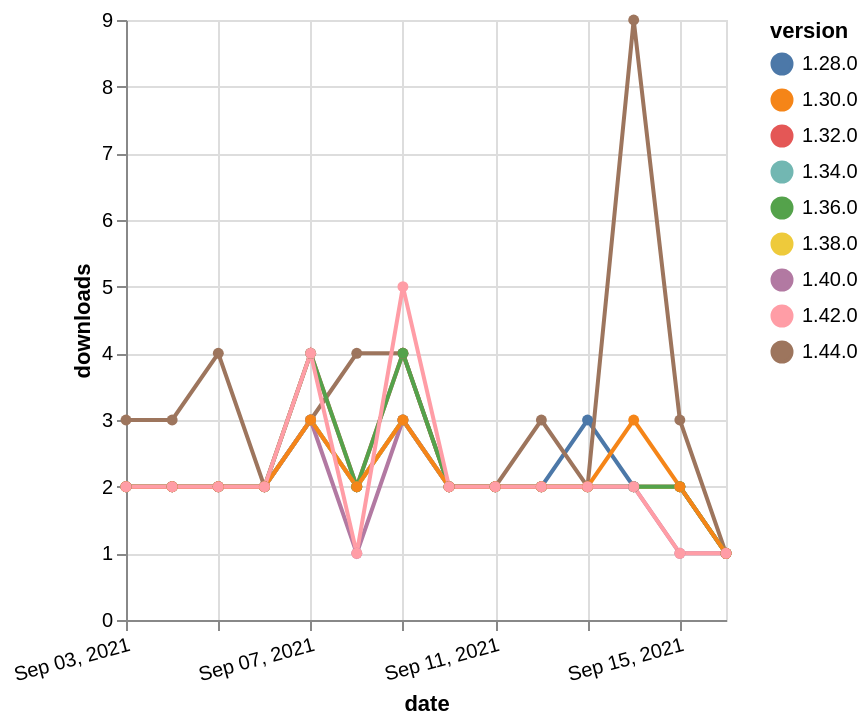

Vega-Lite specification stored for this chart:
### Vega-Lite specification from a JSON file in a GitHub repository (floating-point values rounded to 4 significant figures)
{"$schema": "https://vega.github.io/schema/vega-lite/v5.json", "description": "A simple bar chart with embedded data.", "data": {"values": [{"date": "2021-09-03", "total": 2108, "delta": 2, "version": "1.34.0"}, {"date": "2021-09-04", "total": 2110, "delta": 2, "version": "1.34.0"}, {"date": "2021-09-05", "total": 2112, "delta": 2, "version": "1.34.0"}, {"date": "2021-09-06", "total": 2114, "delta": 2, "version": "1.34.0"}, {"date": "2021-09-07", "total": 2117, "delta": 3, "version": "1.34.0"}, {"date": "2021-09-08", "total": 2119, "delta": 2, "version": "1.34.0"}, {"date": "2021-09-09", "total": 2122, "delta": 3, "version": "1.34.0"}, {"date": "2021-09-10", "total": 2124, "delta": 2, "version": "1.34.0"}, {"date": "2021-09-11", "total": 2126, "delta": 2, "version": "1.34.0"}, {"date": "2021-09-12", "total": 2128, "delta": 2, "version": "1.34.0"}, {"date": "2021-09-13", "total": 2130, "delta": 2, "version": "1.34.0"}, {"date": "2021-09-14", "total": 2132, "delta": 2, "version": "1.34.0"}, {"date": "2021-09-15", "total": 2134, "delta": 2, "version": "1.34.0"}, {"date": "2021-09-16", "total": 2135, "delta": 1, "version": "1.34.0"}, {"date": "2021-09-03", "total": 2563, "delta": 2, "version": "1.32.0"}, {"date": "2021-09-04", "total": 2565, "delta": 2, "version": "1.32.0"}, {"date": "2021-09-05", "total": 2567, "delta": 2, "version": "1.32.0"}, {"date": "2021-09-06", "total": 2569, "delta": 2, "version": "1.32.0"}, {"date": "2021-09-07", "total": 2573, "delta": 4, "version": "1.32.0"}, {"date": "2021-09-08", "total": 2575, "delta": 2, "version": "1.32.0"}, {"date": "2021-09-09", "total": 2579, "delta": 4, "version": "1.32.0"}, {"date": "2021-09-10", "total": 2581, "delta": 2, "version": "1.32.0"}, {"date": "2021-09-11", "total": 2583, "delta": 2, "version": "1.32.0"}, {"date": "2021-09-12", "total": 2585, "delta": 2, "version": "1.32.0"}, {"date": "2021-09-13", "total": 2587, "delta": 2, "version": "1.32.0"}, {"date": "2021-09-14", "total": 2589, "delta": 2, "version": "1.32.0"}, {"date": "2021-09-15", "total": 2591, "delta": 2, "version": "1.32.0"}, {"date": "2021-09-16", "total": 2592, "delta": 1, "version": "1.32.0"}, {"date": "2021-09-03", "total": 2645, "delta": 2, "version": "1.28.0"}, {"date": "2021-09-04", "total": 2647, "delta": 2, "version": "1.28.0"}, {"date": "2021-09-05", "total": 2649, "delta": 2, "version": "1.28.0"}, {"date": "2021-09-06", "total": 2651, "delta": 2, "version": "1.28.0"}, {"date": "2021-09-07", "total": 2654, "delta": 3, "version": "1.28.0"}, {"date": "2021-09-08", "total": 2656, "delta": 2, "version": "1.28.0"}, {"date": "2021-09-09", "total": 2659, "delta": 3, "version": "1.28.0"}, {"date": "2021-09-10", "total": 2661, "delta": 2, "version": "1.28.0"}, {"date": "2021-09-11", "total": 2663, "delta": 2, "version": "1.28.0"}, {"date": "2021-09-12", "total": 2665, "delta": 2, "version": "1.28.0"}, {"date": "2021-09-13", "total": 2668, "delta": 3, "version": "1.28.0"}, {"date": "2021-09-14", "total": 2670, "delta": 2, "version": "1.28.0"}, {"date": "2021-09-15", "total": 2672, "delta": 2, "version": "1.28.0"}, {"date": "2021-09-16", "total": 2673, "delta": 1, "version": "1.28.0"}, {"date": "2021-09-03", "total": 238, "delta": 3, "version": "1.44.0"}, {"date": "2021-09-04", "total": 241, "delta": 3, "version": "1.44.0"}, {"date": "2021-09-05", "total": 245, "delta": 4, "version": "1.44.0"}, {"date": "2021-09-06", "total": 247, "delta": 2, "version": "1.44.0"}, {"date": "2021-09-07", "total": 250, "delta": 3, "version": "1.44.0"}, {"date": "2021-09-08", "total": 254, "delta": 4, "version": "1.44.0"}, {"date": "2021-09-09", "total": 258, "delta": 4, "version": "1.44.0"}, {"date": "2021-09-10", "total": 260, "delta": 2, "version": "1.44.0"}, {"date": "2021-09-11", "total": 262, "delta": 2, "version": "1.44.0"}, {"date": "2021-09-12", "total": 265, "delta": 3, "version": "1.44.0"}, {"date": "2021-09-13", "total": 267, "delta": 2, "version": "1.44.0"}, {"date": "2021-09-14", "total": 276, "delta": 9, "version": "1.44.0"}, {"date": "2021-09-15", "total": 279, "delta": 3, "version": "1.44.0"}, {"date": "2021-09-16", "total": 280, "delta": 1, "version": "1.44.0"}, {"date": "2021-09-03", "total": 1513, "delta": 2, "version": "1.38.0"}, {"date": "2021-09-04", "total": 1515, "delta": 2, "version": "1.38.0"}, {"date": "2021-09-05", "total": 1517, "delta": 2, "version": "1.38.0"}, {"date": "2021-09-06", "total": 1519, "delta": 2, "version": "1.38.0"}, {"date": "2021-09-07", "total": 1522, "delta": 3, "version": "1.38.0"}, {"date": "2021-09-08", "total": 1524, "delta": 2, "version": "1.38.0"}, {"date": "2021-09-09", "total": 1527, "delta": 3, "version": "1.38.0"}, {"date": "2021-09-10", "total": 1529, "delta": 2, "version": "1.38.0"}, {"date": "2021-09-11", "total": 1531, "delta": 2, "version": "1.38.0"}, {"date": "2021-09-12", "total": 1533, "delta": 2, "version": "1.38.0"}, {"date": "2021-09-13", "total": 1535, "delta": 2, "version": "1.38.0"}, {"date": "2021-09-14", "total": 1537, "delta": 2, "version": "1.38.0"}, {"date": "2021-09-15", "total": 1539, "delta": 2, "version": "1.38.0"}, {"date": "2021-09-16", "total": 1540, "delta": 1, "version": "1.38.0"}, {"date": "2021-09-03", "total": 1991, "delta": 2, "version": "1.36.0"}, {"date": "2021-09-04", "total": 1993, "delta": 2, "version": "1.36.0"}, {"date": "2021-09-05", "total": 1995, "delta": 2, "version": "1.36.0"}, {"date": "2021-09-06", "total": 1997, "delta": 2, "version": "1.36.0"}, {"date": "2021-09-07", "total": 2001, "delta": 4, "version": "1.36.0"}, {"date": "2021-09-08", "total": 2003, "delta": 2, "version": "1.36.0"}, {"date": "2021-09-09", "total": 2007, "delta": 4, "version": "1.36.0"}, {"date": "2021-09-10", "total": 2009, "delta": 2, "version": "1.36.0"}, {"date": "2021-09-11", "total": 2011, "delta": 2, "version": "1.36.0"}, {"date": "2021-09-12", "total": 2013, "delta": 2, "version": "1.36.0"}, {"date": "2021-09-13", "total": 2015, "delta": 2, "version": "1.36.0"}, {"date": "2021-09-14", "total": 2017, "delta": 2, "version": "1.36.0"}, {"date": "2021-09-15", "total": 2019, "delta": 2, "version": "1.36.0"}, {"date": "2021-09-16", "total": 2020, "delta": 1, "version": "1.36.0"}, {"date": "2021-09-03", "total": 1018, "delta": 2, "version": "1.40.0"}, {"date": "2021-09-04", "total": 1020, "delta": 2, "version": "1.40.0"}, {"date": "2021-09-05", "total": 1022, "delta": 2, "version": "1.40.0"}, {"date": "2021-09-06", "total": 1024, "delta": 2, "version": "1.40.0"}, {"date": "2021-09-07", "total": 1027, "delta": 3, "version": "1.40.0"}, {"date": "2021-09-08", "total": 1028, "delta": 1, "version": "1.40.0"}, {"date": "2021-09-09", "total": 1031, "delta": 3, "version": "1.40.0"}, {"date": "2021-09-10", "total": 1033, "delta": 2, "version": "1.40.0"}, {"date": "2021-09-11", "total": 1035, "delta": 2, "version": "1.40.0"}, {"date": "2021-09-12", "total": 1037, "delta": 2, "version": "1.40.0"}, {"date": "2021-09-13", "total": 1039, "delta": 2, "version": "1.40.0"}, {"date": "2021-09-14", "total": 1041, "delta": 2, "version": "1.40.0"}, {"date": "2021-09-15", "total": 1042, "delta": 1, "version": "1.40.0"}, {"date": "2021-09-16", "total": 1043, "delta": 1, "version": "1.40.0"}, {"date": "2021-09-03", "total": 2676, "delta": 2, "version": "1.30.0"}, {"date": "2021-09-04", "total": 2678, "delta": 2, "version": "1.30.0"}, {"date": "2021-09-05", "total": 2680, "delta": 2, "version": "1.30.0"}, {"date": "2021-09-06", "total": 2682, "delta": 2, "version": "1.30.0"}, {"date": "2021-09-07", "total": 2685, "delta": 3, "version": "1.30.0"}, {"date": "2021-09-08", "total": 2687, "delta": 2, "version": "1.30.0"}, {"date": "2021-09-09", "total": 2690, "delta": 3, "version": "1.30.0"}, {"date": "2021-09-10", "total": 2692, "delta": 2, "version": "1.30.0"}, {"date": "2021-09-11", "total": 2694, "delta": 2, "version": "1.30.0"}, {"date": "2021-09-12", "total": 2696, "delta": 2, "version": "1.30.0"}, {"date": "2021-09-13", "total": 2698, "delta": 2, "version": "1.30.0"}, {"date": "2021-09-14", "total": 2701, "delta": 3, "version": "1.30.0"}, {"date": "2021-09-15", "total": 2703, "delta": 2, "version": "1.30.0"}, {"date": "2021-09-16", "total": 2704, "delta": 1, "version": "1.30.0"}, {"date": "2021-09-03", "total": 728, "delta": 2, "version": "1.42.0"}, {"date": "2021-09-04", "total": 730, "delta": 2, "version": "1.42.0"}, {"date": "2021-09-05", "total": 732, "delta": 2, "version": "1.42.0"}, {"date": "2021-09-06", "total": 734, "delta": 2, "version": "1.42.0"}, {"date": "2021-09-07", "total": 738, "delta": 4, "version": "1.42.0"}, {"date": "2021-09-08", "total": 739, "delta": 1, "version": "1.42.0"}, {"date": "2021-09-09", "total": 744, "delta": 5, "version": "1.42.0"}, {"date": "2021-09-10", "total": 746, "delta": 2, "version": "1.42.0"}, {"date": "2021-09-11", "total": 748, "delta": 2, "version": "1.42.0"}, {"date": "2021-09-12", "total": 750, "delta": 2, "version": "1.42.0"}, {"date": "2021-09-13", "total": 752, "delta": 2, "version": "1.42.0"}, {"date": "2021-09-14", "total": 754, "delta": 2, "version": "1.42.0"}, {"date": "2021-09-15", "total": 755, "delta": 1, "version": "1.42.0"}, {"date": "2021-09-16", "total": 756, "delta": 1, "version": "1.42.0"}]}, "width": "container", "mark": {"type": "line", "point": {"filled": true}}, "encoding": {"x": {"field": "date", "type": "temporal", "timeUnit": "yearmonthdate", "title": "date", "axis": {"labelAngle": -15}}, "y": {"field": "delta", "type": "quantitative", "title": "downloads"}, "color": {"field": "version", "type": "nominal"}, "tooltip": {"field": "delta"}}}
